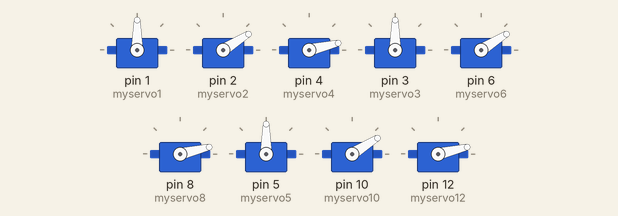
The sketch below on a simulated Arduino Uno, built with avr-gcc and run on an emulated ATmega328P. Shown: 9 × servo.

Above: at 0.15 s.
At 5.1 s:
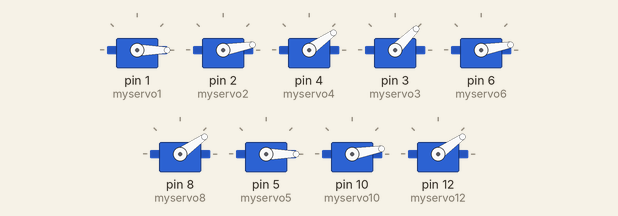
At 9.7 s:
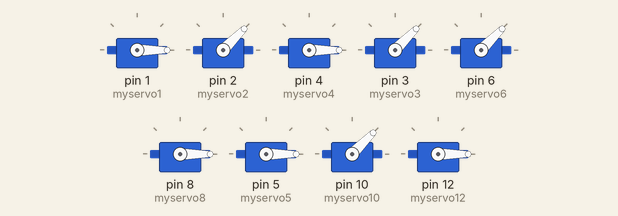
At 20.3 s:
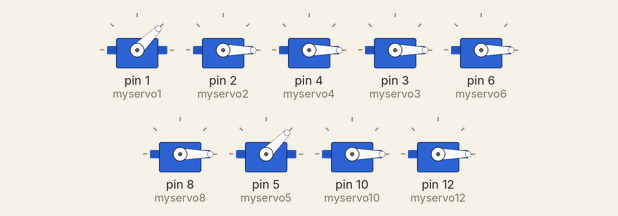
At 30.6 s:
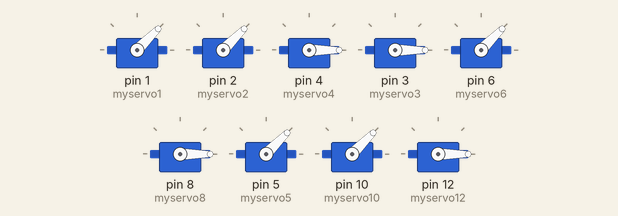
At 39.5 s:
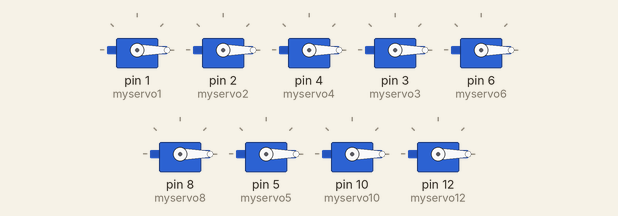
Timing chart, 0 to 40.0 s (numbered marks = the images above):
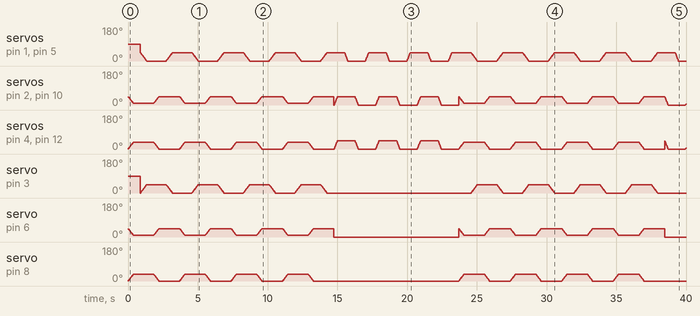

The sketch:

sketch_feb09aZahnradKafer.ino
```cpp
#include <Servo.h>

Servo myservo1; // horizontale Drehung
Servo myservo2; // vertikale Drehung  Servo links
Servo myservo4; // vertikale Drehung  Servo rechts
Servo myservo3; // horizontale Drehung
Servo myservo6; // vertikale Drehung Servo links
Servo myservo8; // vertikale Drehung Servo rechts
Servo myservo5; // horizontale Drehung
Servo myservo10; // vertikale Drehung  Servo links
Servo myservo12; // vertikale Drehung  Servo rechts

int pos = 45; // 45=Beine tief; 0=Beine hoch

int a = 4; // Geradeaus
int b = 3; // Linksdrehung
int c = 4; // wieder geradeaus
int d = 3; // Rechtsdrehung
int e = 4; // wieder geradeaus


void setup() {

myservo1.attach(1);
myservo2.attach(2);
myservo4.attach(4);
myservo3.attach(3);
myservo6.attach(6);
myservo8.attach(8);
myservo5.attach(5);
myservo10.attach(10);
myservo12.attach(12);

}

void loop()
{
{ while (a>0) //Geradeaus

{ a--;

  for (pos = 45; pos >=10; pos -= 1) {

myservo4.write(45 - pos); //    Servo4 rechts hebt Bein
myservo2.write(pos);      //    Servo2 links senkt Bein
myservo8.write(45 - pos); //    Servo8 senkt Bein
myservo6.write(pos);      //    Servo6 hebt Bein
myservo12.write(45 - pos); //    Servo4/12 rechts hebt Bein
myservo10.write(pos);      //    Servo2/10 links senkt Bein

   delay(10);
}

  delay(500);

 for (pos = 45; pos >= 0; pos -= 1) {
 myservo1.write(pos);       // Servo1 dreht nach rechts
 myservo3.write(45 - pos);  // Servo3 dreht nach links. Zahnräder mit 6&8 nach rechts
 myservo5.write(pos);   // Servo5 dreht nach rechts
 delay(10);

}
 delay(500);

for (pos = 10; pos <=45; pos += 1) {

myservo4.write(45 - pos); //  Servo4 rechts senkt Bein
myservo2.write(pos);      //  Servo2 links hebt Bein
myservo8.write(45 - pos); //  Servo8 hebt Bein
myservo6.write(pos);      //  Servo6 senkt Bein
myservo12.write(45 - pos); //  Servo4/12 rechts senkt Bein
myservo10.write(pos);      //  Servo2/10 links hebt Bein

   delay(10);
 }

 delay(500);

 for (pos = 0; pos <=45; pos += 1) {

 myservo1.write(pos);       // Servo1 dreht nach links zurück
 myservo3.write(45 - pos);  // Servo3 dreht nach rechts zurück.Zahnräder mit 6&8 nach links
 myservo5.write(pos);
 delay(10);
}

  delay(500);

  }    }

 { while (b>0)  // Linksdrehung

{ b--;

  for (pos = 45; pos >=0; pos -= 1) {
myservo6.write(0); // Servos 6 & 8: Beine hoch
myservo8.write(0);
myservo4.write(45 - pos); //    Servo4,2,10,12 senken  Beine
myservo2.write(45 - pos);
myservo10.write(45 - pos);
myservo12.write(45 - pos);
   delay(5);
}
delay(500);
 for (pos = 45; pos >= 0; pos -= 1) {
 myservo1.write(pos); // Servo1 dreht nach rechts
 myservo3.write(0);   // Servo3 still
 myservo5.write(pos);
 delay(5);
 }

 delay(500);
 for (pos = 0; pos <=45; pos += 1) {
myservo6.write(0); // Servos 6 & 8: Beine hoch
myservo8.write(0);
myservo4.write(45 - pos);  //Servo4,2,10,12 heben  Beine
myservo2.write(45 - pos);
myservo10.write(45 - pos);
myservo12.write(45 - pos);
   delay(5);
 }

 delay(500);
 for (pos = 0; pos <=45; pos += 1) {
 myservo1.write(pos);       // Servo1 dreht nach links zurück
 myservo3.write(0);   //Servo3 still
 myservo5.write(pos);
  delay(5);
}
  delay(500);

}   }

{ while (c>0) // wieder geradeaus

{ c--;

  for (pos = 45; pos >=10; pos -= 1) {

myservo4.write(45 - pos); //    Servo4 rechts hebt Bein
myservo2.write(pos);      //    Servo2 links senkt Bein
myservo8.write(45 - pos); //    Servo8 senkt Bein
myservo6.write(pos);      //    Servo6 hebt Bein
myservo12.write(45 - pos); //    Servo4/12 rechts hebt Bein
myservo10.write(pos);      //    Servo2/10 links senkt Bein

   delay(10);
}

  delay(500);

 for (pos = 45; pos >= 0; pos -= 1) {
 myservo1.write(pos);       // Servo1 dreht nach rechts
 myservo3.write(45 - pos);  // Servo3 dreht nach links. Zahnräder mit 6&8 nach rechts
 myservo5.write(pos);   // Servo5 dreht nach rechts
 delay(10);

}
 delay(500);

for (pos = 10; pos <=45; pos += 1) {

myservo4.write(45 - pos); //  Servo4 rechts senkt Bein
myservo2.write(pos);      //  Servo2 links hebt Bein
myservo8.write(45 - pos); //  Servo8 hebt Bein
myservo6.write(pos);      //  Servo6 senkt Bein
myservo12.write(45 - pos); //  Servo4/12 rechts senkt Bein
myservo10.write(pos);      //  Servo2/10 links hebt Bein

   delay(10);
 }

 delay(500);

 for (pos = 0; pos <=45; pos += 1) {

 myservo1.write(pos);       // Servo1 dreht nach links zurück
 myservo3.write(45 - pos);  // Servo3 dreht nach rechts zurück.Zahnräder mit 6&8 nach links
 myservo5.write(pos);
 delay(10);
}

  delay(500);

  }    }

{ while (d>0) // Rechtsdrehung

{ d--;

  for (pos = 45; pos >=0; pos -= 1) {
myservo6.write(0); // Servos 6 & 8: Beine hoch
myservo8.write(0);
myservo4.write(pos); //    Servo4,2,10,12 hebt  Beine
myservo2.write(pos);
myservo10.write(pos);
myservo12.write(pos);
   delay(5);
}
delay(500);
 for (pos = 45; pos >= 0; pos -= 1) {
 myservo1.write(pos); // Servo1 dreht nach rechts
 myservo3.write(0);   // Servo3 still
 myservo5.write(pos);
 delay(5);
 }

 delay(500);
 for (pos = 0; pos <=45; pos += 1) {
myservo6.write(0); // Servos 6 & 8: Beine hoch
myservo8.write(0);
myservo4.write(pos);  //Servo4,2,10,12 senkt  Beine
myservo2.write(pos);
myservo10.write(pos);
myservo12.write(pos);
   delay(5);
 }

 delay(500);
 for (pos = 0; pos <=45; pos += 1) {
 myservo1.write(pos);       // Servo1 dreht nach links zurück
 myservo3.write(0);   //Servo3 still
 myservo5.write(pos);
  delay(5);
}
  delay(500);
  }   }

  { while (e>0) // wieder geradeaus

{ e--;

  for (pos = 45; pos >=10; pos -= 1) {

myservo4.write(45 - pos); //    Servo4 rechts hebt Bein
myservo2.write(pos);      //    Servo2 links senkt Bein
myservo8.write(45 - pos); //    Servo8 senkt Bein
myservo6.write(pos);      //    Servo6 hebt Bein
myservo12.write(45 - pos); //    Servo4/12 rechts hebt Bein
myservo10.write(pos);      //    Servo2/10 links senkt Bein

   delay(10);
}

  delay(500);

 for (pos = 45; pos >= 0; pos -= 1) {
 myservo1.write(pos);       // Servo1 dreht nach rechts
 myservo3.write(45 - pos);  // Servo3 dreht nach links. Zahnräder mit 6&8 nach rechts
 myservo5.write(pos);   // Servo5 dreht nach rechts
 delay(10);

}
 delay(500);

for (pos = 10; pos <=45; pos += 1) {

myservo4.write(45 - pos); //  Servo4 rechts senkt Bein
myservo2.write(pos);      //  Servo2 links hebt Bein
myservo8.write(45 - pos); //  Servo8 hebt Bein
myservo6.write(pos);      //  Servo6 senkt Bein
myservo12.write(45 - pos); //  Servo4/12 rechts senkt Bein
myservo10.write(pos);      //  Servo2/10 links hebt Bein

   delay(10);
 }

 delay(500);

 for (pos = 0; pos <=45; pos += 1) {

 myservo1.write(pos);       // Servo1 dreht nach links zurück
 myservo3.write(45 - pos);  // Servo3 dreht nach rechts zurück.Zahnräder mit 6&8 nach links
 myservo5.write(pos);
 delay(10);
}

  delay(500);

  }    }

  }
```
